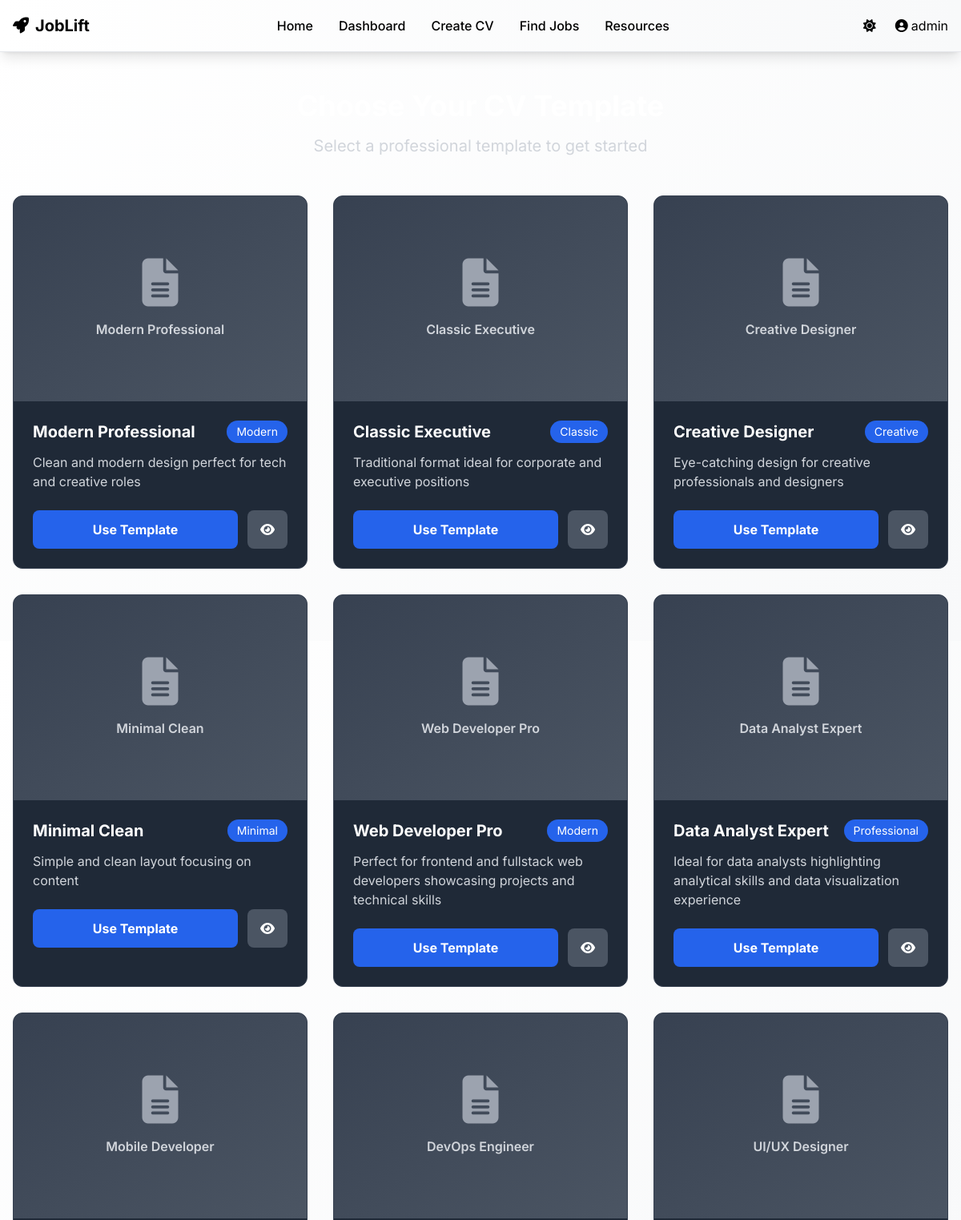
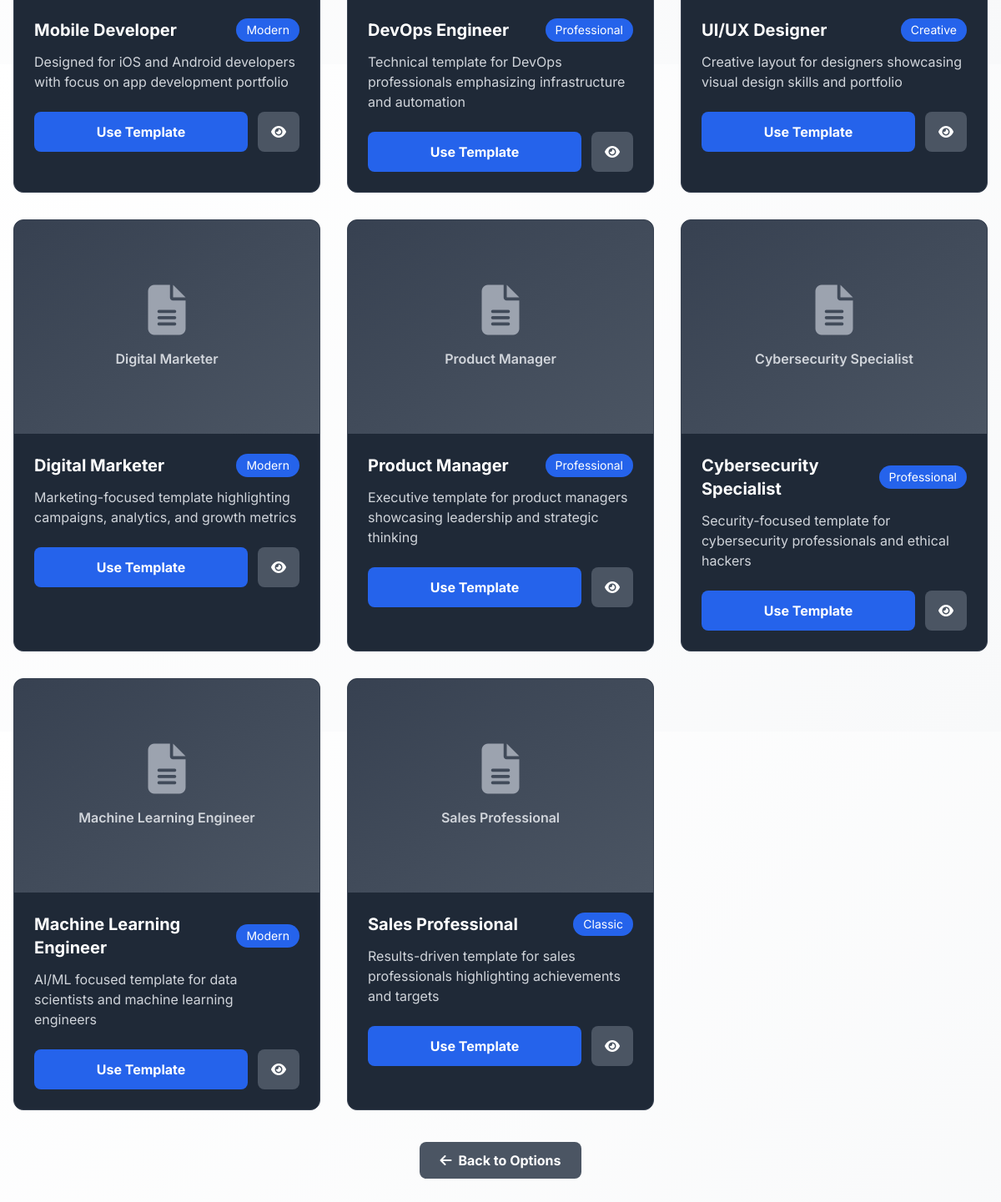
Page /cv/create/templates/ (signed in) on the committed database (2 pictures, top to bottom).
### accounts/models.py (models this page shows)
class CustomUser(AbstractUser):
    email = models.EmailField(unique=True)
    phone = models.CharField(max_length=15, blank=True)
    profile_picture = models.ImageField(upload_to='profiles/', blank=True, null=True)
    preferred_job_role = models.CharField(max_length=100, blank=True)
    experience_level = models.CharField(max_length=20, choices=[
        ('fresher', 'Fresher'),
        ('1-3', '1-3 Years'),
        ('3-5', '3-5 Years'),
        ('5+', '5+ Years')
    ], default='fresher')
    created_at = models.DateTimeField(auto_now_add=True)
    updated_at = models.DateTimeField(auto_now=True)
    USERNAME_FIELD = 'email'
    REQUIRED_FIELDS = ['username']

### cv_optimizer/models.py (models this page shows, shortened)
class CVTemplate(models.Model):
    TEMPLATE_TYPES = [
        ('modern', 'Modern'),
        ('classic', 'Classic'),
        ('creative', 'Creative'),
        ('professional', 'Professional'),
        ('minimal', 'Minimal'),
    ]
    name = models.CharField(max_length=100)
    template_type = models.CharField(max_length=20, choices=TEMPLATE_TYPES)
    description = models.TextField()
    html_template = models.TextField()
    css_styles = models.TextField()
    is_active = models.BooleanField(default=True)
    preview_image = models.ImageField(upload_to='cv_templates/', blank=True, null=True)
    created_at = models.DateTimeField(auto_now_add=True)

### cv_optimizer/views.py (the view)
# urls.py: path('create/templates/', views.CVTemplateListView.as_view(), name='templates'),
class CVTemplateListView(LoginRequiredMixin, ListView):
    model = CVTemplate
    template_name = 'cv_optimizer/template_list.html'
    context_object_name = 'templates'
    def get_queryset(self):
        return CVTemplate.objects.filter(is_active=True)

### templates/cv_optimizer/template_list.html (shortened to what this page needs)
{% extends 'base.html' %}
{% load static %}
{% block content %}
<div class="max-w-7xl mx-auto px-4 py-12">
    <div class="text-center mb-12">
        <h2 class="text-4xl font-bold text-white mb-4">Choose Your CV Template</h2>
        <p class="text-xl text-gray-300">Select a professional template to get started</p>
    </div>
    <div class="grid grid-cols-1 md:grid-cols-2 lg:grid-cols-3 gap-8">
        {% for template in templates %}
        <div class="bg-gray-800 rounded-xl overflow-hidden border border-gray-700 hover:border-blue-500 transition-colors">
            <div class="h-64 bg-gradient-to-br from-gray-700 to-gray-600 flex items-center justify-center">
                {% if template.preview_image %}
                <img src="{{ template.preview_image.url }}" alt="{{ template.name }}" class="w-full h-full object-cover">
                {% else %}
                <div class="text-center">
                    <i class="fas fa-file-alt text-6xl text-gray-400 mb-4"></i>
                    <p class="text-gray-300 font-semibold">{{ template.name }}</p>
                </div>
                {% endif %}
            </div>
            <div class="p-6">
                <div class="flex items-center justify-between mb-3">
                    <h3 class="text-xl font-bold text-white">{{ template.name }}</h3>
                    <span class="bg-blue-600 text-white px-3 py-1 rounded-full text-sm">{{ template.get_template_type_display }}</span>
                </div>
                <p class="text-gray-300 mb-6">{{ template.description }}</p>
                <div class="flex space-x-3">
                    <a href="{% url 'cv_optimizer:builder' template.id %}" class="flex-1 bg-blue-600 hover:bg-blue-700 text-white font-bold py-3 px-4 rounded-lg text-center">
                        Use Template
                    </a>
                    <a href="{% url 'cv_optimizer:template_preview' template.id %}" target="_blank" class="bg-gray-600 hover:bg-gray-700 text-white px-4 py-3 rounded-lg">
                        <i class="fas fa-eye"></i>
                    </a>
                </div>
            </div>
        </div>
        {% empty %}
        <div class="col-span-full text-center py-20">
            <i class="fas fa-file-alt text-6xl text-gray-500 mb-6"></i>
            <h3 class="text-2xl text-white mb-4">No Templates Available</h3>
            <p class="text-gray-300">Templates will be available soon!</p>
        </div>
        {% endfor %}
    </div>
    <div class="text-center mt-12">
        <a href="{% url 'cv_optimizer:create' %}" class="bg-gray-600 hover:bg-gray-700 text-white font-bold py-3 px-6 rounded-lg">
            <i class="fas fa-arrow-left mr-2"></i>Back to Options
        </a>
    </div>
</div>
{% endblock %}

### templates/base.html (shortened to what this page needs)
<!DOCTYPE html>
<html lang="en">
<head>
    <script src="https://cdn.tailwindcss.com"></script>
    <link href="https://cdnjs.cloudflare.com/ajax/libs/font-awesome/6.4.0/css/all.min.css" rel="stylesheet">
</head>
<body class="bg-white text-black font-inter min-h-screen light-theme">
    <nav class="bg-white shadow-lg border-b border-gray-200 text-gray-900 fixed top-0 w-full z-50">
        <div class="max-w-7xl mx-auto px-4">
            <div class="flex justify-between items-center h-16">
                <a href="{% url 'core:home' %}" class="flex items-center font-bold text-xl">
                    <i class="fas fa-rocket mr-2"></i>JobLift
                </a>
                <div class="hidden md:flex items-center space-x-8">
                    <a href="{% url 'core:home' %}" class="text-gray-700 hover:text-blue-600 font-medium transition-colors">Home</a>
                    {% if user.is_authenticated %}
                    <a href="{% url 'core:dashboard' %}" class="text-gray-700 hover:text-blue-600 font-medium transition-colors">Dashboard</a>
                    <a href="{% url 'cv_optimizer:create' %}" class="text-gray-700 hover:text-blue-600 font-medium transition-colors">Create CV</a>
                    <a href="{% url 'job_scraper:search' %}" class="text-gray-700 hover:text-blue-600 font-medium transition-colors">Find Jobs</a>
                    {% endif %}
                    <a href="{% url 'core:resources' %}" class="text-gray-700 hover:text-blue-600 font-medium transition-colors">Resources</a>
                </div>
                <div class="flex items-center space-x-4">
                    <button id="themeToggle" class="p-2 rounded-lg hover:bg-gray-100 transition-colors" onclick="toggleTheme()">
                        <i class="fas fa-sun text-gray-600" id="themeIcon"></i>
                    </button>
                    {% if user.is_authenticated %}
                    <div class="relative group">
                        <button class="flex items-center text-gray-700 hover:text-blue-600 transition-colors">
                            <i class="fas fa-user-circle mr-1"></i>{{ user.username }}
                        </button>
                    </div>
                    {% else %}
                    <a href="{% url 'accounts:login' %}" class="text-gray-700 hover:text-blue-600 transition-colors">Login</a>
                    <a href="{% url 'accounts:register' %}" class="bg-blue-600 text-white px-4 py-2 rounded-lg hover:bg-blue-700 transition-colors">Register</a>
                    {% endif %}
                </div>
            </div>
        </div>
    </nav>
    <main class="pt-16 min-h-screen">
        {% block content %}
        {% endblock %}
    </main>
    {% load static %}
</body>
</html>

### templates/base.html (style rules this page uses)
.light-theme { background: linear-gradient(135deg, #ffffff 0%, #f8f9fa 100%) !important; color: #000000 !important; }
.light-theme nav { background: linear-gradient(90deg, #ffffff 0%, #f8f9fa 100%) !important; color: #000000 !important; }

### rows in the picture
CustomUser: username "admin"
CVTemplate: name "Modern Professional", template_type "Modern", description "Clean and modern design perfect for tech and creative roles"
CVTemplate: name "Classic Executive", template_type "Classic", description "Traditional format ideal for corporate and executive positions"
CVTemplate: name "Creative Designer", template_type "Creative", description "Eye-catching design for creative professionals and designers"
CVTemplate: name "Minimal Clean", template_type "Minimal", description "Simple and clean layout focusing on content"
CVTemplate: name "Web Developer Pro", template_type "Modern", description "Perfect for frontend and fullstack web developers showcasing projects and technical skills"
CVTemplate: name "Data Analyst Expert", template_type "Professional", description "Ideal for data analysts highlighting analytical skills and data visualization experience"
CVTemplate: name "Mobile Developer", template_type "Modern", description "Designed for iOS and Android developers with focus on app development portfolio"
CVTemplate: name "DevOps Engineer", template_type "Professional", description "Technical template for DevOps professionals emphasizing infrastructure and automation"
CVTemplate: name "UI/UX Designer", template_type "Creative", description "Creative layout for designers showcasing visual design skills and portfolio"
CVTemplate: name "Digital Marketer", template_type "Modern", description "Marketing-focused template highlighting campaigns, analytics, and growth metrics"
CVTemplate: name "Product Manager", template_type "Professional", description "Executive template for product managers showcasing leadership and strategic thinking"
CVTemplate: name "Cybersecurity Specialist", template_type "Professional", description "Security-focused template for cybersecurity professionals and ethical hackers"
CVTemplate: name "Machine Learning Engineer", template_type "Modern", description "AI/ML focused template for data scientists and machine learning engineers"
CVTemplate: name "Sales Professional", template_type "Classic", description "Results-driven template for sales professionals highlighting achievements and targets"
